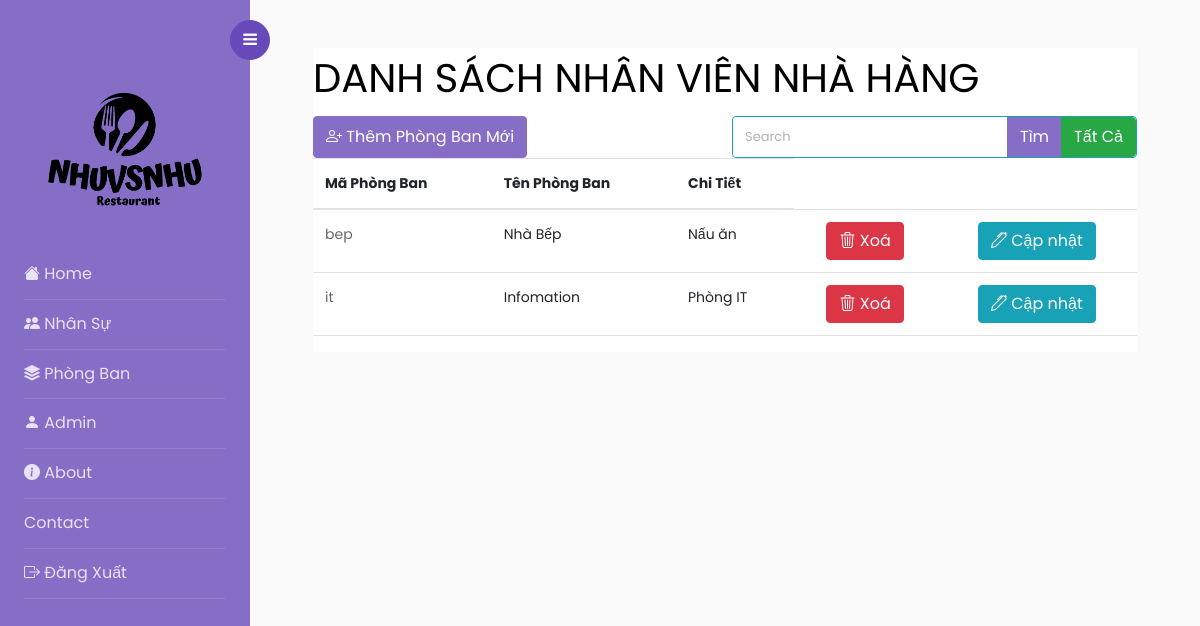
Page /Nhansu/phongban.php on the earlier database version.
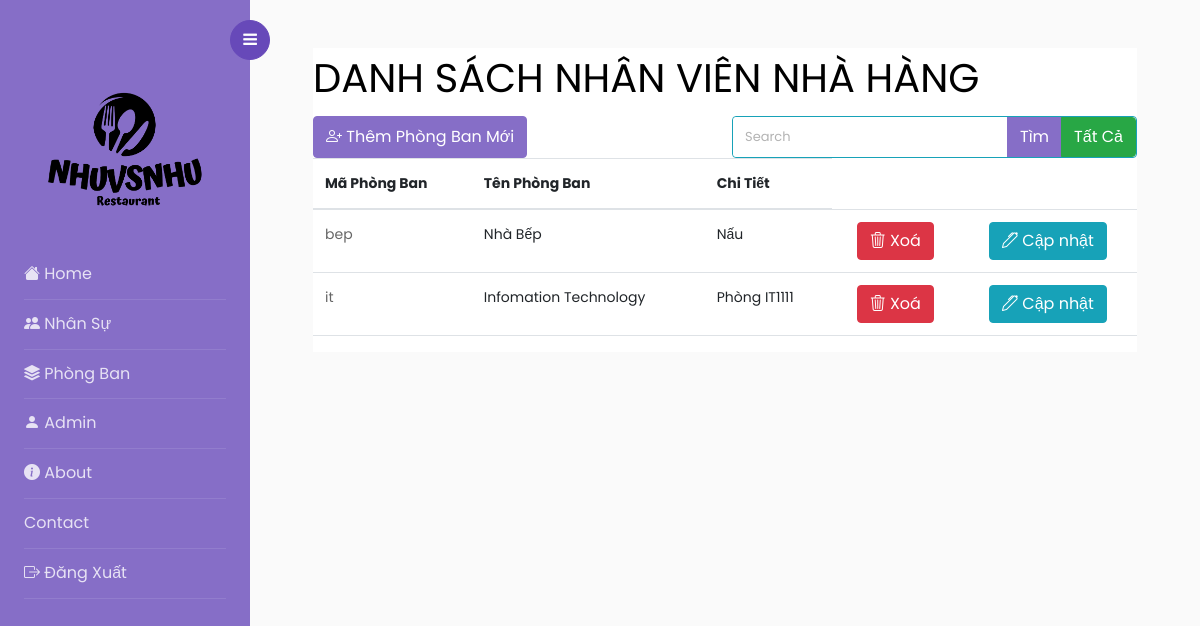
Same page on the later database version.
### tables this page shows
CREATE TABLE `phongban` (
  `MAPB` varchar(10) NOT NULL,
  `TENPB` varchar(50) NOT NULL,
  `CHITIET` mediumtext NOT NULL
);

### Nhansu/phongban.php (the view)
<?php include('header.php'); ?>
<?php include('sidebar.php'); ?>
<div id="content" class="p-4 p-md-5 pt-5">
    <section class="intro">
        <div class="h-100 ">
            <div class=" mask d-flex align-items-center h-100">
                <div class="container-fluid">
                    <div class="row justify-content-center">
                        <div class="col-12">
                            <div class="table-responsive bg-white">
                                <?php
                                include("../connect.php");
                                if (isset($_REQUEST["search"])) {
                                    $search = addslashes($_GET['search']);
                                    $key = $_GET['search'];
                                    $query = "SELECT * FROM phongban WHERE TENPB  like '%$search%'";
                                } else {
                                    $query = "SELECT * FROM phongban ";
                                }
                                $ketqua = mysqli_query($connect, $query);
                                ?>
                                <h1>DANH SÁCH NHÂN VIÊN NHÀ HÀNG</h1>
                                <div class="d-flex justify-content-between ">
                                    <?php include("form_them_pb.php"); ?>
                                    <form class="" action="" method="get">
                                        <div class=" input-group rounded  w-100 border border-info">
                                            <input type="text" name="search" class="form-control" placeholder="Search" />
                                            <input class="bi bi-search btn btn-primary" type="submit" value="Tìm">
                                            <input value="Tất Cả" class="btn btn-success   " type="button" onclick="window.location.href='phongban.php'">
                                        </div>
                                    </form>
                                </div>
                                <table class="table">
                                    <thead>
                                        <tr>
                                            <th scope="col">Mã Phòng Ban</th>
                                            <th scope="col">Tên Phòng Ban</th>
                                            <th scope="col">Chi Tiết</th>
                                        </tr>
                                    </thead>
                                    <tbody>
                                        <tr>
                                            <?php
                                            while ($row = mysqli_fetch_array($ketqua)) {
                                                echo "<tr>";
                                                echo "<td scope=\"row\" style=\"color: #666666;\">" . $row["MAPB"] . "</td>";
                                                echo "<td>" . $row["TENPB"] . "</td>";
                                                echo "<td>" . $row["CHITIET"] . "</td>";
                                                echo "<td><center><a class=\"text-decoration-none bi bi-trash3 btn btn-danger \" href=\"xoa_phongban.php?MAPB=" . $row["MAPB"] . "\"> Xoá</a> </center> </td>";
                                                echo "<td><center><a class=\"text-decoration-none bi bi-pen btn btn-info\" href=\"chinhsua_pb.php?MAPB=" . $row["MAPB"] . "\"> Cập nhật</a></center></td>";
                                            }
                                            ?>
                                        </tr>
                                        </tr>
                                    </tbody>
                                </table>
                            </div>
                        </div>
                    </div>
                </div>
            </div>
        </div>
    </section>
</div>
<?php include('footer.php') ?>

### Nhansu/header.php (shortened to what this page needs)
<!doctype html>
<html lang="en">
<head>
  <link rel="stylesheet" href="https://cdn.jsdelivr.net/npm/bootstrap-icons@1.10.5/font/bootstrap-icons.css">
  <link href="https://cdn.jsdelivr.net/npm/bootstrap@5.3.0/dist/css/bootstrap.min.css" rel="stylesheet">
  <link rel="stylesheet" href="https://stackpath.bootstrapcdn.com/font-awesome/4.7.0/css/font-awesome.min.css">
  <link rel="stylesheet" href="css/style.css">
</head>
<body>
  <div class="wrapper d-flex align-items-stretch">

### Nhansu/sidebar.php (shortened to what this page needs)
<nav id="sidebar">
	<div class="custom-menu">
		<button type="button" id="sidebarCollapse" class="btn btn-primary">
			<i class="fa fa-bars"></i>
		</button>
	</div>
	<div class="p-4 pt-5">
		<div class="sidebar-heading text-center"><img class="img-fluid" src="../img/logo.png"></div>
		<ul class="list-unstyled components mb-5">
			<li>
				<a href="home.php" class ="bi bi-house-fill">  Home</a>
			</li>
			<li>
				<a class="bi bi-people-fill" href="nhansu.php"> Nhân Sự</a>
			</li>
			<li>
				<a class="bi bi-stack" href="phongban.php"> Phòng Ban</a>
			</li>
			<li>
				<a class="bi bi-person-fill" href="admin.php"> Admin</a>
			</li>
			<li>
				<a class="bi bi-info-circle-fill" href=""> About</a>
			</li>
			<li>
				<a href="#">Contact</a>
			</li>
			<li>
				<a class="bi bi-box-arrow-right" href="logout.php"> Đăng Xuất</a>
			</li>
		</ul>
	</div>
</nav>

### Nhansu/form_them_pb.php (shortened to what this page needs)
<button type="button" id="sidebarToggle" class="bi bi-person-plus btn btn-primary " data-bs-toggle="modal" data-bs-target="#exampleModal">
    Thêm Phòng Ban Mới</button>

### Nhansu/footer.php (shortened to what this page needs)
</body>
</html>

Differences in the rows shown:
changed phongban "bep": CHITIET "Nấu ăn" → "Nấu"
changed phongban "it": TENPB "Infomation" → "Infomation Technology"; CHITIET "Phòng IT" → "Phòng IT1111"
